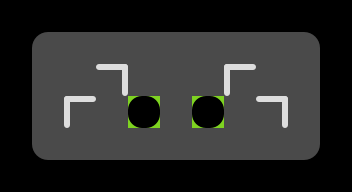

The image is a tile-based game level rendered from a .tmx file. Its description and source (layers, tilesets, objects; grid data summarised) follow:
An orthogonal 11x6 tile map with 32x32 px tiles, 5 tile layers (grid, walls, zonemap, cellrounded, ...) and 7 objects (4x goal, 2x enemy, player).

<map version="1.0" orientation="orthogonal" width="11" height="6" tilewidth="32" tileheight="32">
 <properties>
  <property name="_mode" value="" />
  <property name="_title" value="test" />
  <property name="_zone" value="" />
 </properties>
 <tileset firstgid="1" name="cells" tilewidth="32" tileheight="32">
  <image source="../cells.png" trans="ff00ff" width="128" height="384" />
 </tileset>
 <layer name="grid" width="11" height="6">
  <data>[66 cells, 66 non-empty, 2 distinct tile ids]</data>
 </layer>
 <layer name="walls" width="11" height="6">
  <data>[66 cells, 4 non-empty, 2 distinct tile ids]</data>
 </layer>
 <layer name="zonemap" width="11" height="6">
  <data>[66 cells, 0 non-empty, 0 distinct tile ids]</data>
 </layer>
 <layer name="cellrounded" width="11" height="6">
  <data>[66 cells, 4 non-empty, 4 distinct tile ids]</data>
 </layer>
 <layer name="blockrounded" width="11" height="6">
  <data>[66 cells, 2 non-empty, 1 distinct tile ids]</data>
 </layer>
 <objectgroup name="players" width="11" height="6">
  <object type="player" x="176" y="77" />
 </objectgroup>
 <objectgroup name="enemies" width="11" height="6">
  <object type="enemy" x="49" y="143" />
  <object type="enemy" x="302" y="144" />
 </objectgroup>
 <objectgroup name="items" width="11" height="6">
  <object type="goal" x="80" y="114" />
  <object type="goal" x="109" y="80" />
  <object type="goal" x="242" y="81" />
  <object type="goal" x="270" y="111" />
 </objectgroup>
 <objectgroup name="powerups" width="11" height="6" />
 <objectgroup name="portals" width="11" height="6" />
 <objectgroup name="cells" width="11" height="6" />
</map>
